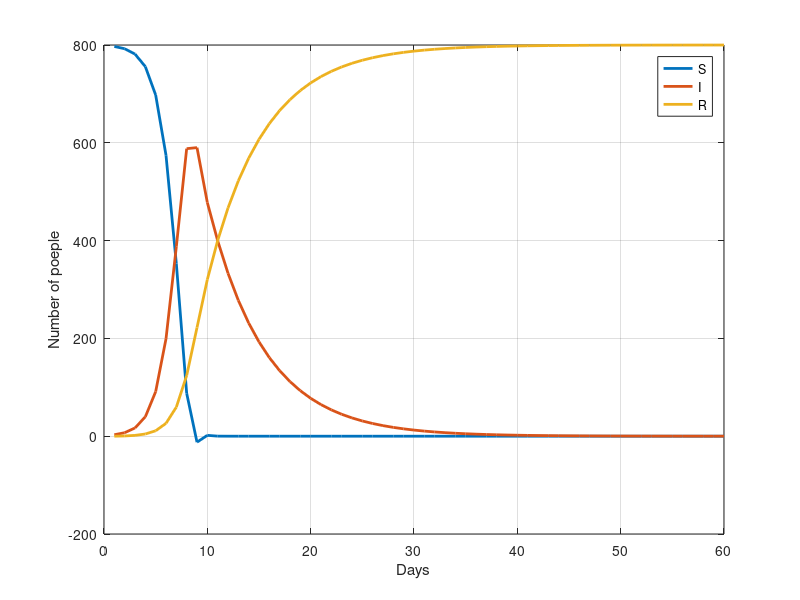

The MATLAB script that drew this image:
clc
clear
%settings

N = 800;
recoveryDays = 6;
number_of_days = 60;
S = zeros(1, number_of_days);
I = zeros(1, number_of_days);
R = zeros(1, number_of_days);
R0 = 9.3;

%init
S1(1) = N - 3;
I1(1) = 3;
R1(1) = 0;

gamaR = 1/recoveryDays;
beta = R0 * gamaR;

    
fprintf("Day: %d \n", 1);
fprintf("number of S: %2.0f \n", S1(1));
fprintf("number of I: %2.0f \n", I1(1));
fprintf("number of R: %2.0f \n", R1(1));

%simulation

for t = 1:number_of_days - 1
    
    S1(t + 1) = S1(t) - beta * S1(t) * (I1(t) / N);
    I1(t + 1) = I1(t) + beta * S1(t) * (I1(t) / N) - gamaR * I1(t);
    R1(t + 1) = R1(t) + gamaR * I1(t);
    
    fprintf("Day: %d \n", t+1);
    fprintf("number of S: %2.0f \n", S1(t + 1));
    fprintf("number of I: %2.0f \n", I1(t + 1));
    fprintf("number of R: %2.0f \n", R1(t + 1));
end

[max_infected, day_max_infected] = max(I1);
fprintf("Max infected was in day: %d, with amount of %2.0f people \n", day_max_infected, max_infected);

t = 1:number_of_days;
figure;
plot(t, S1, 'LineWidth', 2);
hold on;
plot(t, I1, 'LineWidth', 2);
plot(t, R1, 'LineWidth', 2);
grid on;
xlabel('Days');
ylabel('Number of poeple');
legend('S','I', 'R');


S2 = zeros(1, number_of_days);
I2 = zeros(1, number_of_days);
R2 = zeros(1, number_of_days);
S2(1) = N - 3;
I2(1) = 3;
R2(1) = 0;

fprintf("Day: %d \n", 1);
fprintf("number of S: %2.0f \n", S(1));
fprintf("number of I: %2.0f \n", I(1));
fprintf("number of R: %2.0f \n", R(1));

%simulation

for t = 1:number_of_days - 1
    
    if t == 5
        beta = beta * 0.4;
    end

    S2(t + 1) = S2(t) - beta * S2(t) * (I2(t) / N);
    I2(t + 1) = I2(t) + beta * S2(t) * (I2(t) / N) - gamaR * I2(t);
    R2(t + 1) = R2(t) + gamaR * I2(t);
    
    fprintf("Day: %d \n", t+1);
    fprintf("number of S: %2.0f \n", S2(t + 1));
    fprintf("number of I: %2.0f \n", I2(t + 1));
    fprintf("number of R: %2.0f \n", R2(t + 1));
end

recovered_without_prec = R1(end);
recovered_with_prec = R2(end);

percent_change = (recovered_without_prec - recovered_with_prec) / recovered_without_prec * 100;
fprintf("percent change with the precasion is: %2.3f %% \n", percent_change);
